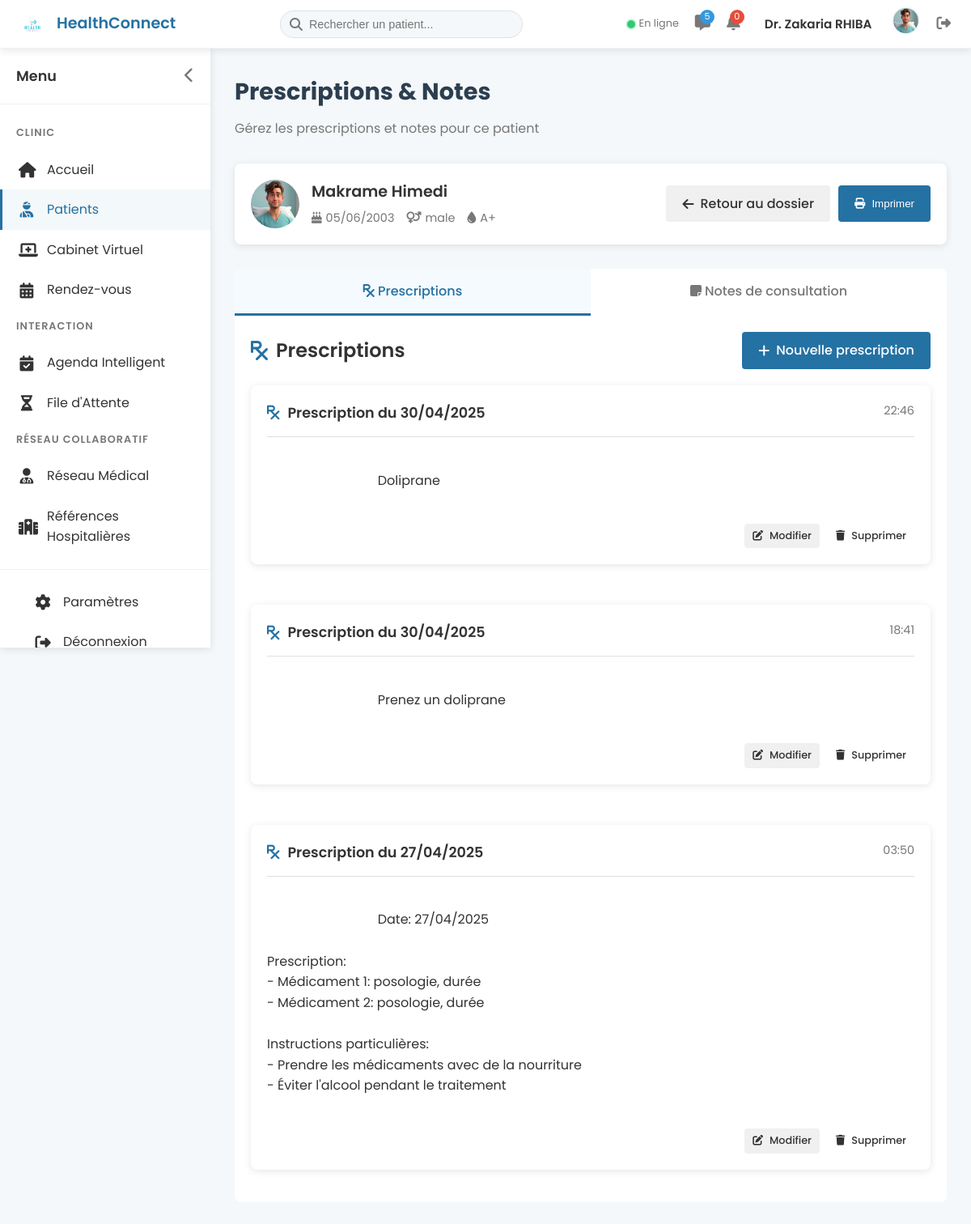
Screenshot of /doctor/patient/1/prescriptions (signed in) with the database file from the repository.
### models.py (models this page shows, shortened)
class User(db.Model, UserMixin):
    id = db.Column(db.Integer, primary_key=True)
    email = db.Column(db.String(120), unique=True, nullable=False)
    password_hash = db.Column(db.String(128), nullable=False)
    first_name = db.Column(db.String(50), nullable=False)
    last_name = db.Column(db.String(50), nullable=False)
    role = db.Column(db.String(10), nullable=False)  # 'patient' or 'doctor'
    created_at = db.Column(db.DateTime, default=get_current_time_naive)
    patient = db.relationship('Patient', backref='user', uselist=False, cascade='all, delete-orphan')
    doctor = db.relationship('Doctor', backref='user', uselist=False, cascade='all, delete-orphan')

class Doctor(db.Model):
    id = db.Column(db.Integer, primary_key=True)
    user_id = db.Column(db.Integer, db.ForeignKey('user.id'), nullable=False)
    speciality = db.Column(db.String(100), nullable=True)
    secondary_speciality = db.Column(db.String(100), nullable=True)
    license_number = db.Column(db.String(50), nullable=True)
    years_experience = db.Column(db.Integer, nullable=True)
    education = db.Column(db.Text, nullable=True)
    bio = db.Column(db.Text, nullable=True)
    consultation_fee = db.Column(db.Float, nullable=True)
    phone = db.Column(db.String(20), nullable=True)
    address = db.Column(db.String(200), nullable=True)
    languages = db.Column(db.String(200), nullable=True)  # Comma-separated list of languages
    profile_picture = db.Column(db.String(200), nullable=True)  # Path to profile picture
    document_path = db.Column(db.String(200), nullable=True)  # Path to uploaded documents
    status = db.Column(db.String(20), default='pending')  # pending, approved, rejected
    rejection_reason = db.Column(db.Text, nullable=True)  # Reason for rejection if status is 'rejected'
    verified_at = db.Column(db.DateTime, nullable=True)  # When the doctor was verified
    practice_location = db.Column(db.String(200), nullable=True)
    previous_positions = db.Column(db.Text, nullable=True)
    linkedin = db.Column(db.String(200), nullable=True)
    website = db.Column(db.String(200), nullable=True)
    available_days = db.Column(db.String(100), nullable=True)  # Jours disponibles (format: "1,2,3,4,5")
    available_hours = db.Column(db.String(200), nullable=True)  # Heures disponibles (format: "9-12,14-17")
    video_consultation = db.Column(db.Boolean, default=True)
    email_notifications = db.Column(db.Boolean, default=True)
    sms_notifications = db.Column(db.Boolean, default=False)
    do_not_disturb = db.Column(db.Boolean, default=False)
    appointments = db.relationship('Appointment', backref='doctor', lazy='dynamic',
                                  foreign_keys='Appointment.doctor_id', cascade='all, delete-orphan')
    prescriptions = db.relationship('Prescription', backref='doctor', lazy='dynamic', cascade='all, delete-orphan')

class Patient(db.Model):
    id = db.Column(db.Integer, primary_key=True)
    user_id = db.Column(db.Integer, db.ForeignKey('user.id'), nullable=False)
    birth_date = db.Column(db.Date, nullable=True)
    gender = db.Column(db.String(10), nullable=True)  # male, female, other
    phone = db.Column(db.String(20), nullable=True)
    address = db.Column(db.String(200), nullable=True)
    id_number = db.Column(db.String(50), nullable=True)  # National ID or patient ID
    insurance = db.Column(db.String(100), nullable=True)
    blood_type = db.Column(db.String(5), nullable=True)  # A+, B-, etc.
    allergies = db.Column(db.Text, nullable=True)
    chronic_diseases = db.Column(db.Text, nullable=True)
    current_medications = db.Column(db.Text, nullable=True)
    emergency_contact_name = db.Column(db.String(100), nullable=True)
    emergency_contact_phone = db.Column(db.String(20), nullable=True)
    social_security_number = db.Column(db.String(50), nullable=True)
    profile_picture = db.Column(db.String(200), nullable=True)  # Path to profile picture
    appointments = db.relationship('Appointment', backref='patient', lazy='dynamic',
                                  foreign_keys='Appointment.patient_id', cascade='all, delete-orphan')
    prescriptions = db.relationship('Prescription', backref='patient', lazy='dynamic', cascade='all, delete-orphan')

class Prescription(db.Model):
    id = db.Column(db.Integer, primary_key=True)
    patient_id = db.Column(db.Integer, db.ForeignKey('patient.id'), nullable=False)
    doctor_id = db.Column(db.Integer, db.ForeignKey('doctor.id'), nullable=False)
    appointment_id = db.Column(db.Integer, db.ForeignKey('appointment.id'), nullable=True)
    content = db.Column(db.Text, nullable=False)
    created_at = db.Column(db.DateTime, default=get_current_time_naive)
    appointment = db.relationship('Appointment', backref='prescriptions')

### routes/doctor.py (the view)
@doctor_bp.route('/patient/<int:patient_id>/prescriptions')
@login_required
def patient_prescriptions(patient_id):
    if current_user.role != 'doctor':
        flash('Access denied. You must be a doctor to view this page.', 'danger')
        return redirect(url_for('index'))
    patient = Patient.query.get_or_404(patient_id)
    appointments = Appointment.query.filter_by(
        doctor_id=current_user.doctor.id,
        patient_id=patient.id
    ).all()
    if not appointments:
        flash('Access denied. This patient does not have appointments with you.', 'danger')
        return redirect(url_for('doctor.patients'))
    prescriptions = Prescription.query.filter_by(
        doctor_id=current_user.doctor.id,
        patient_id=patient.id
    ).order_by(Prescription.created_at.desc()).all()
    appointments_with_notes = Appointment.query.filter(
        Appointment.doctor_id == current_user.doctor.id,
        Appointment.patient_id == patient.id,
        Appointment.notes != None,
        Appointment.notes != ''
    ).order_by(Appointment.date_time.desc()).all()
    return render_template('doctor/patient_prescriptions.html',
                          patient=patient,
                          prescriptions=prescriptions,
                          appointments_with_notes=appointments_with_notes)

### templates/doctor/patient_prescriptions.html (shortened to what this page needs)
{% extends 'dashboard_base.html' %}
{% block extra_css %}
<link rel="stylesheet" href="{{ url_for('static', filename='css/doctor/dashboard.css') }}">
{% endblock %}
{% block content %}
{% include 'doctor/partials/header.html' %}
<div class="dashboard-container">
    <div id="sidebar" class="sidebar">
        <div class="sidebar-header">
            <span class="sidebar-title">Menu</span>
            <button id="sidebar-toggle" class="sidebar-toggle">
                <i class="fas fa-chevron-left"></i>
            </button>
        </div>
        <div class="sidebar-menu">
            <div class="menu-category">CLINIC</div>
            <a href="{{ url_for('doctor.dashboard') }}" class="menu-item">
                <i class="fas fa-home"></i>
                <span class="menu-text">Accueil</span>
            </a>
            <a href="{{ url_for('doctor.patients') }}" class="menu-item active">
                <i class="fas fa-user-injured"></i>
                <span class="menu-text">Patients</span>
            </a>
            <a href="{{ url_for('doctor.virtual_office') }}" class="menu-item">
                <i class="fas fa-laptop-medical"></i>
                <span class="menu-text">Cabinet Virtuel</span>
            </a>
            <a href="{{ url_for('doctor.appointments') }}" class="menu-item">
                <i class="fas fa-calendar-alt"></i>
                <span class="menu-text">Rendez-vous</span>
            </a>
            <div class="menu-category">INTERACTION</div>
            <a href="{{ url_for('doctor.smart_agenda') }}" class="menu-item">
                <i class="fas fa-calendar-check"></i>
                <span class="menu-text">Agenda Intelligent</span>
            </a>
            <a href="{{ url_for('doctor.waiting_room') }}" class="menu-item">
                <i class="fas fa-hourglass-half"></i>
                <span class="menu-text">File d'Attente</span>
            </a>
            <div class="menu-category">RÉSEAU COLLABORATIF</div>
            <a href="{{ url_for('doctor.medical_network') }}" class="menu-item">
                <i class="fas fa-user-md"></i>
                <span class="menu-text">Réseau Médical</span>
            </a>
            <a href="{{ url_for('doctor.hospital_references') }}" class="menu-item">
                <i class="fas fa-hospital"></i>
                <span class="menu-text">Références Hospitalières</span>
            </a>
        </div>
        <div class="sidebar-footer">
            <a href="{{ url_for('doctor.settings') }}" class="menu-item">
                <i class="fas fa-cog"></i>
                <span class="menu-text">Paramètres</span>
            </a>
            <a href="{{ url_for('auth.logout') }}" class="menu-item">
                <i class="fas fa-sign-out-alt"></i>
                <span class="menu-text">Déconnexion</span>
            </a>
        </div>
    </div>
    <div id="main-content" class="main-content">
        <div class="page-header">
            <h1 class="page-title">Prescriptions & Notes</h1>
            <p class="page-subtitle">Gérez les prescriptions et notes pour ce patient</p>
        </div>
        <div class="dashboard-content">
            <div class="patient-info">
                <div class="patient-avatar">
                    {% if patient.profile_picture %}
                    <img src="{{ url_for('static', filename=patient.profile_picture.replace('\\', '/')) }}" alt="Patient">
                    {% else %}
                    <img src="{{ url_for('static', filename='images/default-avatar.png') }}" alt="Patient">
                    {% endif %}
                </div>
                <div class="patient-details">
                    <div class="patient-name">{{ patient.user.first_name }} {{ patient.user.last_name }}</div>
                    <div class="patient-meta">
                        <div class="patient-meta-item">
                            <i class="fas fa-birthday-cake"></i>
                            <span>{{ patient.birth_date.strftime('%d/%m/%Y') if patient.birth_date else 'Non renseigné' }}</span>
                        </div>
                        <div class="patient-meta-item">
                            <i class="fas fa-venus-mars"></i>
                            <span>{{ patient.gender or 'Non renseigné' }}</span>
                        </div>
                        <div class="patient-meta-item">
                            <i class="fas fa-tint"></i>
                            <span>{{ patient.blood_type or 'Non renseigné' }}</span>
                        </div>
                    </div>
                </div>
                <div class="patient-actions">
                    <a href="{{ url_for('doctor.patient_details', patient_id=patient.id) }}" class="btn-action btn-secondary">
                        <i class="fas fa-arrow-left"></i> Retour au dossier
                    </a>
                    <button onclick="window.print()" class="btn-action btn-primary">
                        <i class="fas fa-print"></i> Imprimer
                    </button>
                </div>
            </div>
            <div class="tab-container">
                <div class="tab-header">
                    <div class="tab-item active" data-tab="prescriptions">
                        <i class="fas fa-prescription"></i> Prescriptions
                    </div>
                    <div class="tab-item" data-tab="notes">
                        <i class="fas fa-sticky-note"></i> Notes de consultation
                    </div>
                </div>
                <div id="prescriptions" class="tab-content active">
                    <div class="section-header">
                        <div class="section-title">
                            <i class="fas fa-prescription"></i> Prescriptions
                        </div>
                        <a href="{{ url_for('doctor.new_prescription', patient_id=patient.id) }}" class="btn-action btn-primary">
                            <i class="fas fa-plus"></i> Nouvelle prescription
                        </a>
                    </div>
                    {% if prescriptions %}
                    <div class="prescriptions-container">
                        {% for prescription in prescriptions %}
                        <div class="prescription-card">
                            <div class="prescription-header">
                                <div class="prescription-title">
                                    <i class="fas fa-prescription"></i>
                                    Prescription du {{ prescription.created_at.strftime('%d/%m/%Y') }}
                                </div>
                                <div class="prescription-date">
                                    {{ prescription.created_at.strftime('%H:%M') }}
                                </div>
                            </div>
                            <div class="prescription-content">
                                {{ prescription.content }}
                            </div>
                            <div class="prescription-actions">
                                <a href="{{ url_for('doctor.edit_prescription', prescription_id=prescription.id) }}" class="btn-action btn-secondary btn-sm">
                                    <i class="fas fa-edit"></i> Modifier
                                </a>
                                <a href="{{ url_for('doctor.delete_prescription', prescription_id=prescription.id) }}" class="btn-action btn-danger btn-sm" onclick="return confirm('Êtes-vous sûr de vouloir supprimer cette prescription ?');">
                                    <i class="fas fa-trash"></i> Supprimer
                                </a>
                            </div>
                        </div>
                        {% endfor %}
                    </div>
                    {% endif %}
                </div>
            </div>
        </div>
    </div>
</div>
{% endblock %}

### templates/dashboard_base.html (shortened to what this page needs)
<!DOCTYPE html>
<html lang="fr">
<head>
    <link rel="stylesheet" href="{{ url_for('static', filename='css/styles.css') }}">
    <link rel="stylesheet" href="{{ url_for('static', filename='css/appointment-reminder.css') }}">
    {% block extra_css %}{% endblock %}
    <link rel="stylesheet" href="https://cdnjs.cloudflare.com/ajax/libs/font-awesome/6.4.0/css/all.min.css">
</head>
<body {% block body_attributes %}{% endblock %} data-user-role="{{ current_user.role }}">
    {% block content %}{% endblock %}
</body>
</html>

### templates/doctor/partials/header.html (shortened to what this page needs)
<div class="topbar">
    <div class="topbar-logo">
        <a href="{{ url_for('doctor.dashboard') }}" class="logo-link">
            <img src="{{ url_for('static', filename='images/logo.png') }}" alt="HealthConnect Logo">
            <span>HealthConnect</span>
        </a>
    </div>
    <div class="topbar-search">
        <i class="fas fa-search"></i>
        <input type="text" placeholder="Rechercher un patient...">
    </div>
    <div class="topbar-actions">
        <div class="doctor-status">
            <span class="status-indicator status-online"></span>
            <span class="status-text">En ligne</span>
        </div>
        <div class="topbar-messages">
            <span class="messages-badge">5</span>
        </div>
        <div class="topbar-notification" id="notification-toggle">
            <span class="notification-badge">0</span>
        </div>
        <div class="doctor-profile-simple">
            <a href="{{ url_for('doctor.profile') }}" class="profile-link">
                <span class="doctor-name">Dr. {{ current_user.first_name }} {{ current_user.last_name }}</span>
            </a>
            <a href="{{ url_for('doctor.profile') }}" class="avatar-link">
                {% if current_user.doctor.profile_picture %}
                    <img src="{{ url_for('static', filename=current_user.doctor.profile_picture.replace('\\', '/')) }}" alt="Avatar" class="doctor-avatar-img">
                {% else %}
                    <img src="{{ url_for('static', filename='images/default-avatar.png') }}" alt="Avatar" class="doctor-avatar-img">
                {% endif %}
            </a>
            <a href="{{ url_for('auth.logout') }}" class="logout-link">
                <i class="fas fa-sign-out-alt"></i>
            </a>
        </div>
    </div>
</div>

### rows the page displays
User: first_name "Zakaria", last_name "RHIBA"
Doctor: profile_picture (picture)
Patient: profile_picture (picture), birth_date "05/06/2003", gender "male", blood_type "A+"
User: user.first_name "Makrame", user.last_name "Himedi"
Prescription: created_at "30/04/2025", created_at "22:46", content "Doliprane"
Prescription: created_at "30/04/2025", created_at "18:41", content "Prenez un doliprane"
Prescription: created_at "27/04/2025", created_at "03:50", content "Date: 27/04/2025 Prescription: - Médicament 1: posologie, durée - Médicament 2: posologie, durée Instructions particulières: - Prendre les médicaments avec de la nourriture - Éviter l'alcool pendant le traitement"
